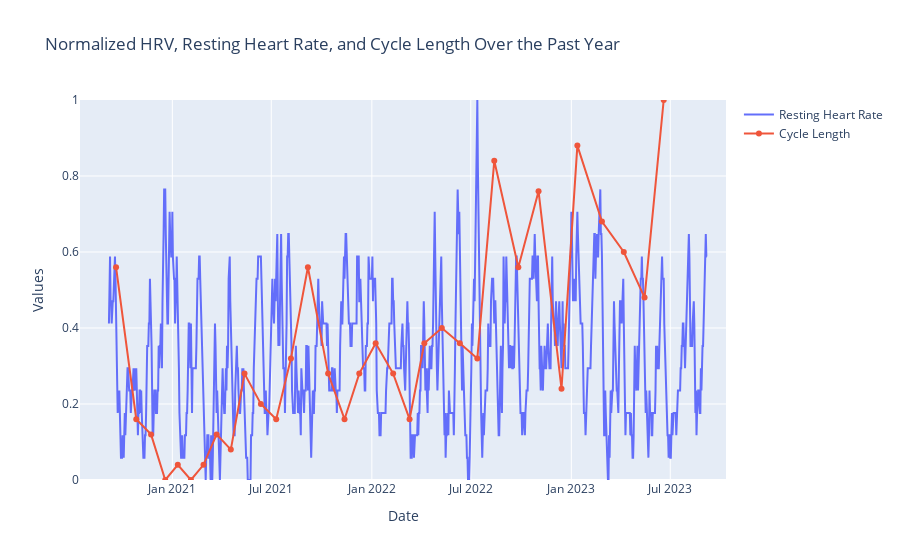

The cell this chart's notebook holds for it:
### Code cell
import plotly.graph_objects as go
import pandas as pd
from datetime import datetime, timedelta
from sklearn.preprocessing import MinMaxScaler

# Assuming you have df_hrv (HRV data) and df_rhr (RHR data) DataFrames
# Also assuming you have df_hrv with 'Start_Date' and 'Cycle_Length' columns

# Calculate the date one year ago from today
one_year_ago = datetime.today() - timedelta(days=365*3)

# Filter the HRV data for the past year
recent_hrv_data = df_hrv[df_hrv['date'] >= one_year_ago]

# Filter the RHR data for the past year
recent_rhr_data = df_rhr[df_rhr['date'] >= one_year_ago]

# Filter the RHR data for the past year
recent_cycle_data = cycle[cycle['Start_Datetime'] >= one_year_ago]

# Normalize the HRV and RHR data
scaler = MinMaxScaler()
recent_hrv_data['dailyrmssd'] = scaler.fit_transform(recent_hrv_data[['dailyrmssd']])
recent_rhr_data['restingHeartRate'] = scaler.fit_transform(recent_rhr_data[['restingHeartRate']])

# Normalize the Cycle Length data
recent_cycle_data['Cycle_Length'] = scaler.fit_transform(recent_cycle_data[['Cycle_Length']])

# Create a Plotly figure with two subplots
fig = go.Figure()

# Add the HRV data as a line plot
#fig.add_trace(go.Scatter(x=recent_hrv_data['date'], y=recent_hrv_data['dailyrmssd'], mode='lines', name='Daily RMSSD'))

# Add the RHR data as a second line plot
fig.add_trace(go.Scatter(x=recent_rhr_data['date'], y=recent_rhr_data['restingHeartRate'], mode='lines', name='Resting Heart Rate'))

# Add the menstrual cycle length data as markers
fig.add_trace(go.Scatter(x=recent_cycle_data['Start_Datetime'], y=recent_cycle_data['Cycle_Length'], mode='markers+lines', name='Cycle Length'))

# Customize the hover behavior for all traces
fig.update_traces(hovertemplate='Date: %{x}<br>%{y}', hoverinfo='x+y', selector=dict(type='scatter'))

# Set the x-axis title
fig.update_xaxes(title_text='Date')

# Set the y-axis title
fig.update_yaxes(title_text='Values')

# Set the title for the entire plot
fig.update_layout(title='Normalized HRV, Resting Heart Rate, and Cycle Length Over the Past Year')

# Customize the y-axis range
fig.update_yaxes(range=[0, 1])

# Show the interactive plot
fig.show()

### Figure 1 — Plotly figure (JSON) as saved in the notebook; plotly's stock layout.template omitted (floating-point values rounded to 4 significant figures; data arrays with more than 128 entries replaced by an {"elided": "..."} marker saying what was removed)
{"data": [{"hoverinfo": "x+y", "hovertemplate": "Date: %{x}<br>%{y}", "mode": "lines", "name": "Resting Heart Rate", "type": "scatter", "x": {"elided": "1093 str values"}, "y": {"elided": "1093 float values"}}, {"hoverinfo": "x+y", "hovertemplate": "Date: %{x}<br>%{y}", "mode": "markers+lines", "name": "Cycle Length", "type": "scatter", "x": ["2023-08-06T00:00:00", "2023-06-19T00:00:00", "2023-05-15T00:00:00", "2023-04-07T00:00:00", "2023-02-26T00:00:00", "2023-01-12T00:00:00", "2022-12-14T00:00:00", "2022-11-02T00:00:00", "2022-09-26T00:00:00", "2022-08-13T00:00:00", "2022-07-13T00:00:00", "2022-06-11T00:00:00", "2022-05-09T00:00:00", "2022-04-07T00:00:00", "2022-03-11T00:00:00", "2022-02-09T00:00:00", "2022-01-08T00:00:00", "2021-12-09T00:00:00", "2021-11-12T00:00:00", "2021-10-13T00:00:00", "2021-09-06T00:00:00", "2021-08-06T00:00:00", "2021-07-10T00:00:00", "2021-06-12T00:00:00", "2021-05-13T00:00:00", "2021-04-18T00:00:00", "2021-03-23T00:00:00", "2021-02-27T00:00:00", "2021-02-04T00:00:00", "2021-01-11T00:00:00", "2020-12-19T00:00:00", "2020-11-23T00:00:00", "2020-10-27T00:00:00", "2020-09-20T00:00:00"], "y": [null, 1.0, 0.48, 0.6, 0.68, 0.88, 0.24, 0.76, 0.56, 0.84, 0.32, 0.36, 0.4, 0.36, 0.16, 0.28, 0.36, 0.28, 0.16, 0.28, 0.56, 0.32, 0.16, 0.2, 0.28, 0.08, 0.12, 0.04, 0, 0.04, 0, 0.12, 0.16, 0.56]}], "layout": {"title": {"text": "Normalized HRV, Resting Heart Rate, and Cycle Length Over the Past Year"}, "xaxis": {"title": {"text": "Date"}}, "yaxis": {"range": [0, 1], "title": {"text": "Values"}}}}
